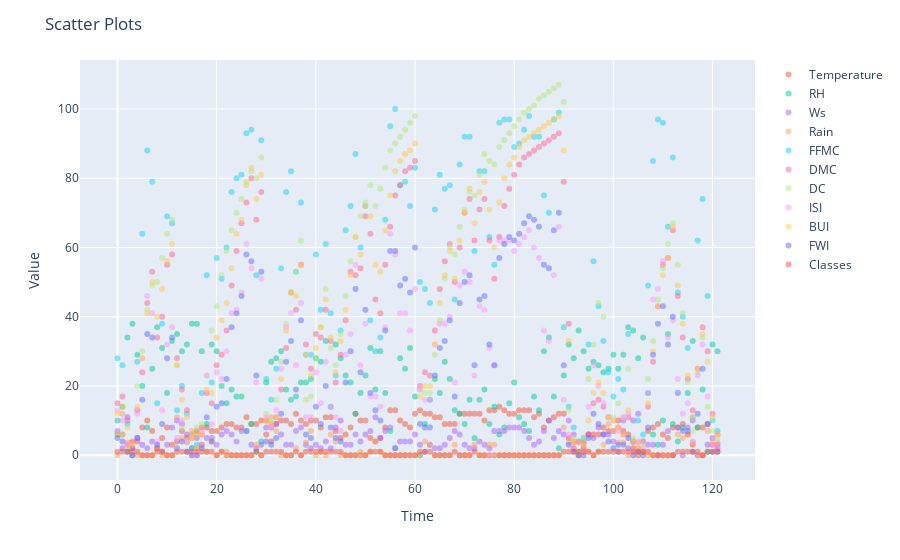

Notebook code for this chart:
### Markdown cell above
#### Bejaia

### Code cell
fig = px.scatter()
for column in nb_df.columns:
    fig.add_scatter(
        x=nb_df.index, y=nb_df[column], mode="markers", name=column, opacity=0.5
    )

fig.update_layout(xaxis_title="Time", yaxis_title="Value", title="Scatter Plots")

fig.show()
